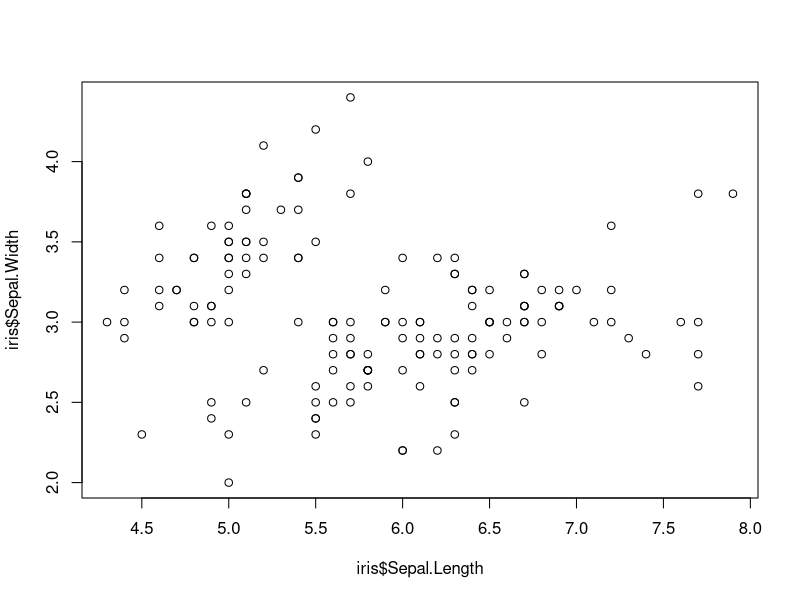
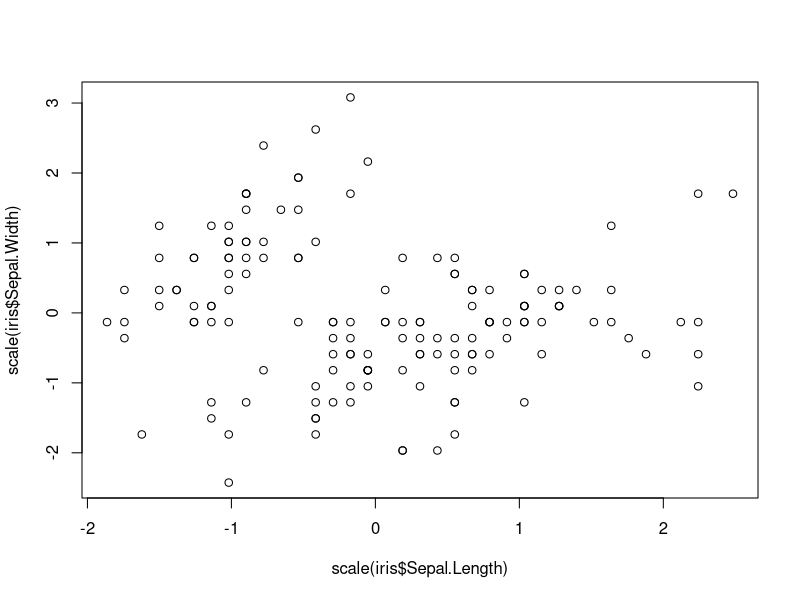
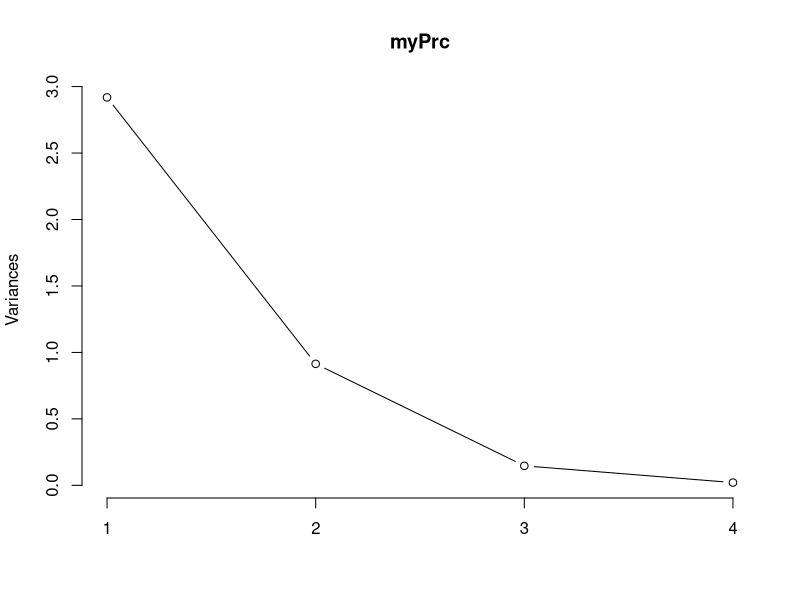
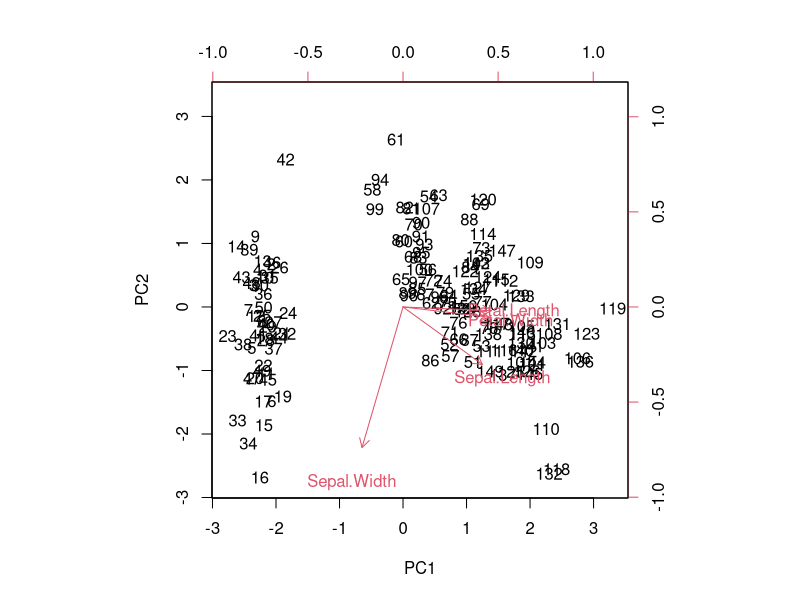

Write R code to recreate these figures, in order.
data(iris)
head(iris)
myPrc <- prcomp(iris[,-5], scale = TRUE)
plot(iris$Sepal.Length, iris$Sepal.Width)
plot(scale(iris$Sepal.Length), scale(iris$Sepal.Width))
myPrc
summary(myPrc)
plot(myPrc, type= 'l')
biplot(myPrc, scale = 0)
str(myPrc)
myPrc$x
iris2<-cbind(iris,myPrc$x[,1:2])
head(iris2)
cor(iris[,-5],iris2[,6:7])
